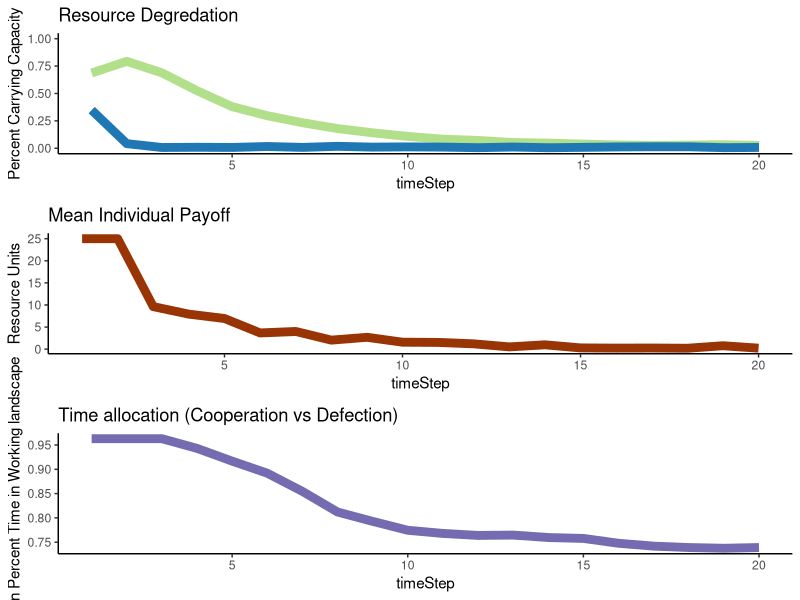

Write the R code that produced this figure.
library(ggplot2)

abm<-function(#Specified parameters
  Individuals=100, #number of total resource users in a population
  
  TotalCarryingCapacity=10000, #total available resource units
  
  StartPercCarryingCapacity = 0.7, #amount of resources available in the landscape at the start in proportion to CC
  
  PercProtected=0.3, #percent of the total resource that's in a protected area
  
  CoopPercStart=0.9, #percent of individuals who start by following the rules at t0
  
  LearningStrategy = "Success Bias", #options are Success Bias & Conformist
  
  TimeSteps=20,
  ResourceRegenerationPerTimeStep=1.15,
  harvestMax=25,
  ProbOfMobility=0.2){
  
  ## Set parameters
  PercWorking= 1-PercProtected #percent of resource in a working landscape
  TotalCCResourceProtected=PercProtected*TotalCarryingCapacity #total resource units in carrying capacity of protected area
  TotalCCResourceWorking=PercWorking*TotalCarryingCapacity #total resource units in carrying capacity of working area
  StartResourceWorking = TotalCCResourceWorking*StartPercCarryingCapacity #number of resources in the working landscape starting
  StartResourceProtected = TotalCCResourceProtected*StartPercCarryingCapacity #number of resources in the protected landscape starting
  CoopNumStart= as.integer(CoopPercStart*Individuals) #number of individuals cooperating fully at t0
  DefNumStart= Individuals - CoopNumStart#number of individuals defecting at t0
  PercTimeProtected = c(rep(0,CoopNumStart),rbeta(DefNumStart,1,2)) #percent of their foraging time each indv spends in the PA
  PercTimeWorking = (1-PercTimeProtected)#percent of their foraging time each indv spends in the working landscape
  
  agents<-data.frame(PercTimeProtected,
                     PercTimeWorking,
                     PayoffProtectedLastTime = rep(NA,Individuals),
                     PayoffWorkingLastTime= rep(NA,Individuals))   #dataframe to be filled with initial payoffs
  
  ProtectPerDefect<-as.integer(StartResourceProtected/DefNumStart) #protected area resources per each individual harvesting there
  WorkingPerTotal<-as.integer(StartResourceWorking/Individuals) #working landscape resources per individual
  
  for ( i in 1:nrow(agents)){  #fill the starting df percent payoff from the protected landscape is a function of the amount 
    agent2<-agents[i,]   #of resources there per individual searching there, and a random draw with a chance of success equal to time spent
    agents[i,4]<-rbinom(1,WorkingPerTotal,agent2$PercTimeWorking)
    agents[i,4]<-ifelse(agents[i,4]>=harvestMax,harvestMax,agents[i,4])
    agents[i,3]<- ifelse(agents[i,4]< harvestMax,rbinom(1,ProtectPerDefect,agent2$PercTimeProtected),0) #if they didnt get the max harvest, then 
    agents[i,3]<-ifelse(agents[i,3]>harvestMax-agents[i,4],harvestMax-agents[i,4],agents[i,3])
  } #see what they get from the working landscape first
  
  
  
  agents$PayoffTotalLastTime<- agents$PayoffProtectedLastTime + agents$PayoffWorkingLastTime #total payoff is the sum of what they get from both areas
  
  
  output<-data.frame(timeStep = 1:TimeSteps, #create df to fill with the outputs from each time step
                     meanTimeProtect = rep(NA,TimeSteps),
                     meanTimeWorking = rep(NA,TimeSteps),
                     NumResourcesProtect = rep(NA,TimeSteps),
                     percCCProtect = rep(NA,TimeSteps),
                     NumResourcesWorking = rep(NA,TimeSteps),
                     percCCWorking = rep(NA,TimeSteps),
                     meanPayoff = rep(NA,TimeSteps))
  
  output$meanTimeProtect[1] <- mean(agents$PercTimeProtected)  #fill it with the outouts from time 1
  output$meanTimeWorking[1]  <- mean(agents$PercTimeWorking) 
  output$NumResourcesProtect[1] <- StartResourceProtected-sum(agents$PayoffProtectedLastTime) 
  output$NumResourcesWorking[1] <- StartResourceWorking-sum(agents$PayoffWorkingLastTime) 
  output$percCCProtect[1]  <- output$NumResourcesProtect[1]/TotalCCResourceProtected
  output$percCCWorking[1]  <- output$NumResourcesWorking[1]/TotalCCResourceWorking
  output$meanPayoff[1]  <- mean(agents$PayoffTotalLastTime) 
  
  
  
  for (t in 2:TimeSteps){  #run the abm for all o fthe time steps
    
    #choose new strategy  
    
    LastTimeAgents<-agents  #save the agents from the pervious time to a new df
    
    LastTimePercTimeProtected<-LastTimeAgents$PercTimeProtected  #pull out the previous pretected foraging times as vector
    LastTimePercWorking<-LastTimeAgents$PercTimeWorking  #pull out the previous working foraging times as vector
    
    PercTimeProtected<-rep(NA,length(PercTimeProtected))  #nullify the previous perc time protected vector so we can fill it later and be confident the values changed
    
    if(LearningStrategy == "Success Bias"){ 
      for (j in 1:nrow(LastTimeAgents)){  
        ThisAgent<-LastTimeAgents[j,]      #modify the foraging strategy of each agent individually
        OtherAgents<-LastTimeAgents[-j,]   #dataframe of ther agents for them to copy from
        ThisAgentPayoff<-ThisAgent$PayoffTotalLastTime   #payoff last time period for this agent
        OtherAgentSpecific<-OtherAgents[sample(nrow(OtherAgents),1),] #choose a specific agent for them to get paired up with
        OtherAgentPayoff<-OtherAgentSpecific$PayoffTotalLastTime  #Payoff the other agent recieved
        OtherAgentPercProtect<-OtherAgentSpecific$PercTimeProtected #strategy of other agent
        ThisAgentPercProtect<-ThisAgent$PercTimeProtected  #strategy of this agent
        
        PercTimeProtected[j]<-ifelse(ThisAgentPayoff >=OtherAgentPayoff,ThisAgent$PercTimeProtected,
                                     (ThisAgentPercProtect+((OtherAgentPercProtect-ThisAgentPercProtect)/2))) #vector of new strategies
        
        #if this agent did better than the randomly selected agent then they keep their strategy
        #if they did worse thnan they modify their strategy to be the difference between their previou sstrategy and the randomly selected agent
        
      }}
    if(LearningStrategy == "Conformist"){
      for (j in 1:nrow(LastTimeAgents)){  
        ThisAgent<-LastTimeAgents[j,]      #Pull out each specific agent
        OtherAgents<-LastTimeAgents[-j,]   #dataframe of ther agents for them to copy from
        OtherAgentsSample<-OtherAgents[c(sample(1:nrow(OtherAgents),5)),] #haphazardly chose 5 here...look into lit to find good number!!!
        OtherAgentsPercProtect<-mean(OtherAgentsSample$PercTimeProtected )# mean strategy of other agents
        ThisAgentPercProtect<-ThisAgent$PercTimeProtected  #strategy of this agent
        
        PercTimeProtected[j]<-(ThisAgentPercProtect+((OtherAgentsPercProtect-ThisAgentPercProtect)/2)) #vector of new strategies
      }}
    
    PercTimeWorking<- 1-PercTimeProtected   #time foraging in the working landscape
    
    
    agents<-data.frame(PercTimeProtected,   #new agent dataframe to fill
                       PercTimeWorking,
                       PayoffProtectedLastTime = rep(NA,Individuals),
                       PayoffWorkingLastTime= rep(NA,Individuals)) 
    
    
    #New resource pools to pull from
    #make sure they dont regenerate past their carrying capacity
    
    NewProtectedResourcesTotal<-round(output$NumResourcesProtect[t-1] * ResourceRegenerationPerTimeStep,digits=0)
    NewProtectedResourcesTotal<-ifelse(NewProtectedResourcesTotal<=  TotalCCResourceProtected,NewProtectedResourcesTotal, TotalCCResourceProtected)
    NewWorkingResourcesTotal<-round(output$NumResourcesWorking[t-1] * ResourceRegenerationPerTimeStep,digits=0)
    NewWorkingResourcesTotal<-ifelse(NewWorkingResourcesTotal<=TotalCCResourceWorking,NewWorkingResourcesTotal,TotalCCResourceWorking)
    
    ##Resource mobility
    LeaveWorking<-rbinom(1,NewWorkingResourcesTotal,ProbOfMobility) #number of resources which leave the protected area
    LeaveProtected<-rbinom(1,NewProtectedResourcesTotal,ProbOfMobility)#number of resources which leave the working area
    
    #do the accounting on entering vs leaving individuals
    NewWorkingResourcesTotal<-NewWorkingResourcesTotal-LeaveWorking+LeaveProtected
    NewProtectedResourcesTotal<-NewProtectedResourcesTotal-LeaveProtected+LeaveWorking
    
    #Make sure they dont go over the CC again
    NewWorkingResourcesTotal<-ifelse(NewWorkingResourcesTotal<=TotalCCResourceWorking,NewWorkingResourcesTotal,TotalCCResourceWorking)
    NewProtectedResourcesTotal<-ifelse(NewProtectedResourcesTotal<=  TotalCCResourceProtected,NewProtectedResourcesTotal, TotalCCResourceProtected)
    
    
    ##calculate available resources per individual
    ProtectPerDefect<-as.integer(NewProtectedResourcesTotal/nrow(agents[agents$PercTimeProtected>0,])) #protected area resources per each individual harvesting there  
    WorkingPerTotal<-as.integer(NewWorkingResourcesTotal/Individuals)
    
    
    for ( i in 1:nrow(agents)){  #fill the starting df percent payoff from the protected landscape is a function of the amount 
      agent2<-agents[i,]   #of resources there per individual searching there, and a random draw with a chance of success equal to time spent
      agents[i,4]<-rbinom(1,WorkingPerTotal,agent2$PercTimeWorking)
      agents[i,4]<-ifelse(agents[i,4]>=harvestMax,harvestMax,agents[i,4])
      agents[i,3]<- ifelse(agents[i,4]< harvestMax,rbinom(1,ProtectPerDefect,agent2$PercTimeProtected),0) #if they didnt get the max harvest, then 
      agents[i,3]<-ifelse(agents[i,3]>harvestMax-agents[i,4],harvestMax-agents[i,4],agents[i,3])
    } #see what they get from the working landscape first
    
    
    
    agents$PayoffTotalLastTime<- agents$PayoffProtectedLastTime + agents$PayoffWorkingLastTime #total payoff is the sum of what they get from both areas
    
    output$meanTimeProtect[t] <- mean(agents$PercTimeProtected)  #fill it with the outouts from time 1
    output$meanTimeWorking[t]  <- mean(agents$PercTimeWorking) 
    output$NumResourcesProtect[t] <- NewProtectedResourcesTotal-sum(agents$PayoffProtectedLastTime) 
    output$NumResourcesWorking[t]  <- NewWorkingResourcesTotal-sum(agents$PayoffWorkingLastTime)
    output$percCCProtect[t]  <- output$NumResourcesProtect[t]/TotalCCResourceProtected
    output$percCCWorking[t]  <- output$NumResourcesWorking[t]/TotalCCResourceWorking
    output$meanPayoff[t]  <- mean(agents$PayoffTotalLastTime)
    
  }
  
  
  p1<-ggplot(data=output,aes(x=timeStep))+
    geom_line(aes(y=percCCProtect),size=3,color="#b2df8a")+
    geom_line(aes(y=percCCWorking),size=3,color="#1f78b4")+
    ylim(0, 1.0)+theme_classic()+ylab("Percent Carrying Capacity")+
    scale_colour_manual(name = 'Area', 
                        values =c('#b2df8a'='#b2df8a','#1f78b4'='#1f78b4'), labels = c('Protected Area','Working Landscape'))+
    ggtitle("Resource Degredation")
  
  
  p2<-ggplot(data=output,aes(x=timeStep))+
    geom_line(aes(y=meanPayoff),size=3,color="#993404")+
    theme_classic()+ylab("Resource Units")+
    ggtitle("Mean Individual Payoff")
  
  p3<-ggplot(data=output,aes(x=timeStep))+
    geom_line(aes(y=meanTimeWorking),size=3,color="#756bb1")+
    theme_classic()+ylab("Mean Percent Time in Working landscape")+
    ggtitle("Time allocation (Cooperation vs Defection)")
  
  x<-gridExtra::grid.arrange(p1,p2,p3,ncol=1)
  
  
  return(output) 
}



abm()
